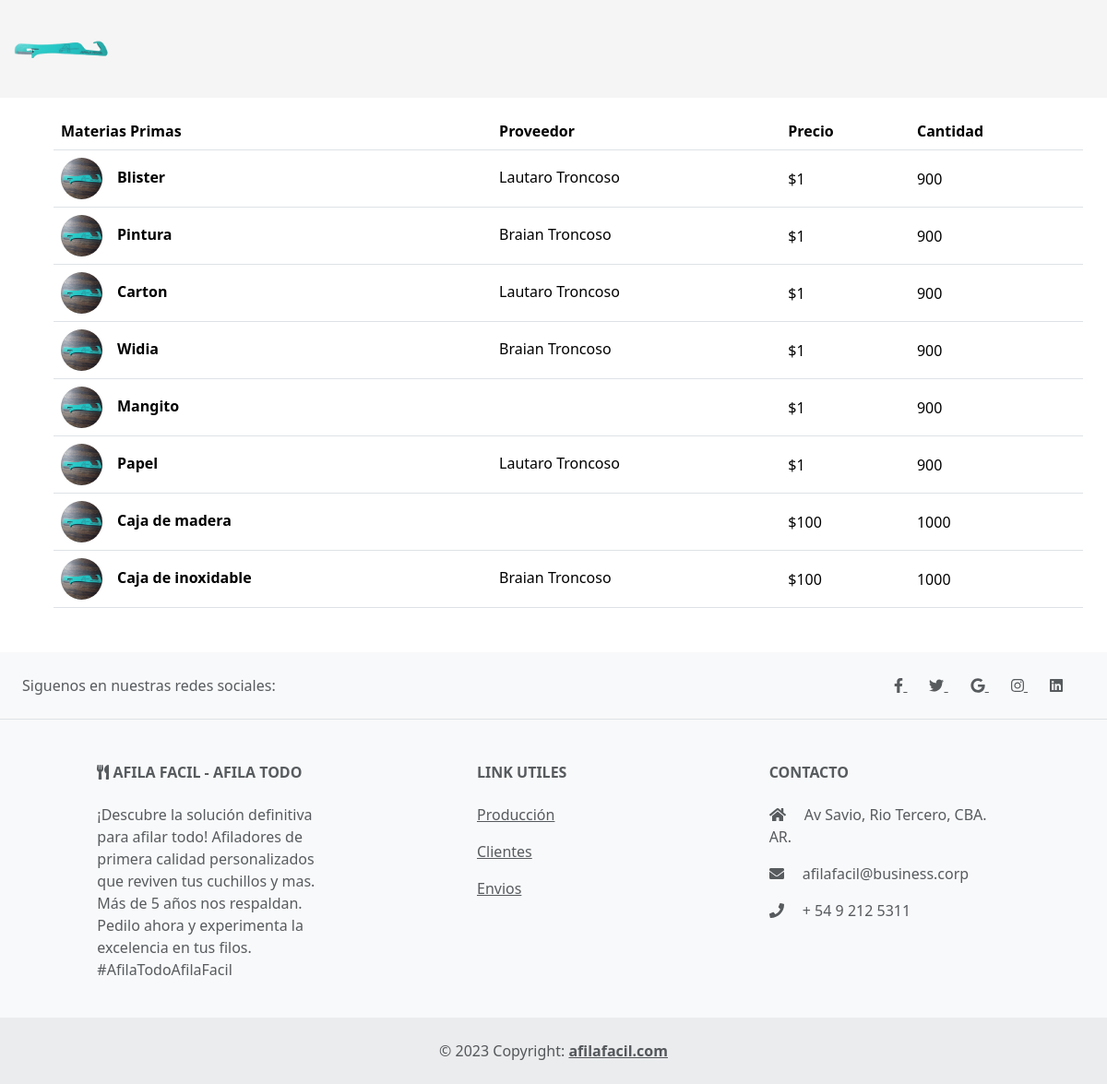
Page /materias_primas/ on the earlier database version.
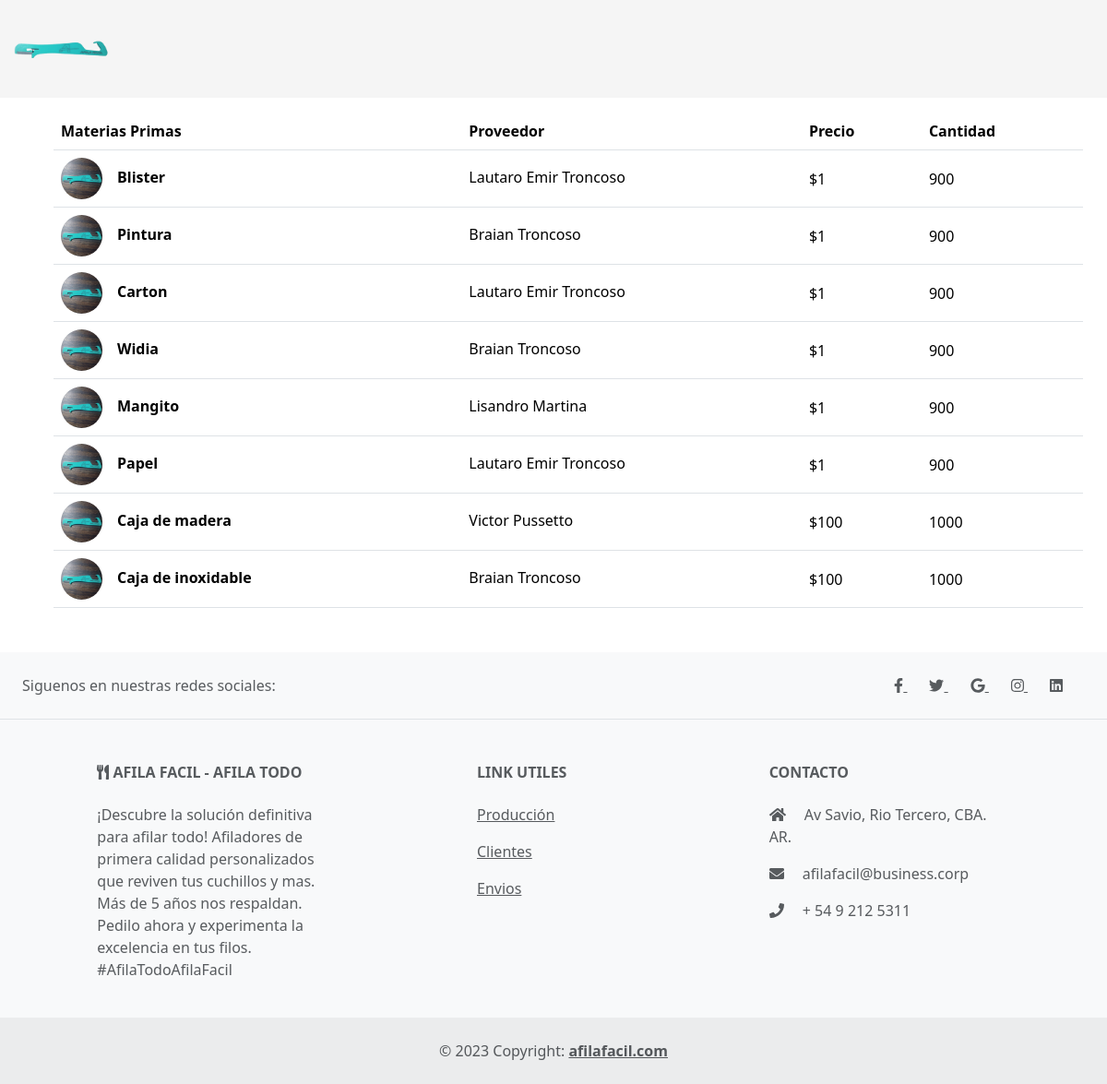
Same page on the later database version.
### materias_primas/models.py (models this page shows, shortened)
class Materias(models.Model):
    nombre = models.CharField(max_length=45)
    precio = models.IntegerField()
    cantidad = models.IntegerField()
    proveedores = models.ForeignKey(Proveedores, null=True, blank=True, on_delete=models.SET_NULL, related_name='materias')
    imagen = models.CharField(max_length=100)
    def get_imagen_url(self):
        if self.imagen:
            return f"/static/img/{self.imagen}"
        else:
            return "/static/img/afilador.jpeg"
    class Meta:
        db_table = 'materias'
        verbose_name = "Materia"

### proveedores/models.py (models this page shows, shortened)
class Proveedores(models.Model):
    nombre = models.CharField(max_length=50)
    apellido = models.CharField(max_length=50)
    direccion = models.CharField(max_length=100)
    telefono = models.IntegerField(null=True, blank=True)
    email = models.CharField(max_length=100)
    imagen = models.TextField(null=True, blank=True)
    class Meta:
        db_table = 'proveedores'
        verbose_name = "Proveedores"

### materias_primas/views.py (the view)
# urls.py: path('', views.mostrar_materias_primas, name='materias_primas'),
def mostrar_materias_primas(request):
    materias = Materias.objects.all()
    return render(request, 'materias_primas.html', {'materias': materias, 'mensaje': "No hay Materia Prima"})

### materias_primas/templates/materias_primas.html (shortened to what this page needs)
{% extends "materias_primas/layout.html" %}
{% load static %}
{% block content %}
{% if materias%}
<div class="container">
    <table class="table align-middle mb-0 bg-white m-3 mb-5">
        <thead class="bg-light">
        <tr>
            <th>Materias Primas</th>
            <th>Proveedor</th>
            <th>Precio</th>
            <th>Cantidad</th>
        </tr>
        </thead>
        <tbody>
        {% for materia in materias %}
            <tr>
                <td>
                <div class="d-flex align-items-center">
                    <img
                        src="{{ materia.get_imagen_url }}"
                        alt="NO-IMG"
                        style="width: 45px; height: 45px"
                        class="rounded-circle"
                        />
                    <div class="ms-3">
                    <p class="fw-bold mb-1 ml-2">{{materia.nombre}}</p>
                    </div>
                </div>
                </td>
                <td>
                <p class="fw-normal mb-1">{{ materia.proveedores.nombre }} {{ materia.proveedores.apellido}}</p>
                </td>
                <td>${{ materia.precio }}</td>
                <td>{{ materia.cantidad }}</td>
            </tr>
        {%endfor%}
        </tbody>
    </table>
{%else%}
    {{ mensaje }}
{%endif%}
</div>
{% endblock %}

### materias_primas/templates/materias_primas/layout.html (shortened to what this page needs)
{% load static %}
<!DOCTYPE html>
<html lang="en">
<head>
    <link href="https://cdn.jsdelivr.net/npm/bootstrap@5.3.1/dist/css/bootstrap.min.css" rel="stylesheet">
</head>
<body>
    {% include "materias_primas/nav.html"%}
        {% block content %}
        {% endblock %}
    {% include "materias_primas/footer.html"%}
</body>
</html>

### materias_primas/templates/materias_primas/nav.html (shortened to what this page needs)
{% load static %}
{% block content %}
<nav class="navbar navbar-expand-lg navbar-light" style="background-color:#f5f5f5;">
  <div class="container-fluid">
    <div class="collapse navbar-collapse" id="navbarSupportedContent">
      <a class="navbar-brand mt-2 mt-lg-0" href="#">
        <img
          src="{% static 'img/logo.jpeg' %}"
          height="80"
          alt="Logo Afila Facil"
          loading="lazy"
        />
      </a>
    </div>
    </div>
</nav>
{% endblock %}

### materias_primas/templates/materias_primas/footer.html
{% block content %}
<footer class="text-center text-lg-start bg-light text-muted">
    <section class="d-flex justify-content-center justify-content-lg-between p-4 border-bottom">
      <div class="me-5 d-none d-lg-block">
        <span>Siguenos en nuestras redes sociales: </span>
      </div>
      <div>
        <a href="" class="me-4 text-reset">
          <i class="fab fa-facebook-f"></i>
        </a>
        <a href="" class="me-4 text-reset">
          <i class="fab fa-twitter"></i>
        </a>
        <a href="" class="me-4 text-reset">
          <i class="fab fa-google"></i>
        </a>
        <a href="" class="me-4 text-reset">
          <i class="fab fa-instagram"></i>
        </a>
        <a href="" class="me-4 text-reset">
          <i class="fab fa-linkedin"></i>
        </a>
      </div>
    </section>
    <section class="">
      <div class="container text-center text-md-start mt-5">
        <div class="row mt-3">
          <div class="col-md-3 col-lg-4 col-xl-3 mx-auto mb-4">
            <h6 class="text-uppercase fw-bold mb-4">
              <i class="fas fa-utensils"></i> AFILA FACIL - AFILA TODO
            </h6>
            <p>
                ¡Descubre la solución definitiva para afilar todo! Afiladores de primera calidad personalizados que reviven tus cuchillos y mas. Más de 5 años nos respaldan. Pedilo ahora y experimenta la excelencia en tus filos. #AfilaTodoAfilaFacil
            </p>
          </div>
          <div class="col-md-3 col-lg-2 col-xl-2 mx-auto mb-4">
            <h6 class="text-uppercase fw-bold mb-4">
              Link Utiles
            </h6>
            <p>
              <a href="#!" class="text-reset">Producción</a>
            </p>
            <p>
              <a href="#!" class="text-reset">Clientes</a>
            </p>
            <p>
              <a href="#!" class="text-reset">Envios</a>
            </p>
          </div>
          <div class="col-md-4 col-lg-3 col-xl-3 mx-auto mb-md-0 mb-4">
            <h6 class="text-uppercase fw-bold mb-4">Contacto</h6>
            <p><i class="fas fa-home me-3"></i> Av Savio, Rio Tercero, CBA. AR.</p>
            <p>
              <i class="fas fa-envelope me-3"></i>
              afilafacil@business.corp
            </p>
            <p><i class="fas fa-phone me-3"></i> + 54 9 212 5311</p>
          </div>
        </div>
      </div>
    </section>
    <div class="text-center p-4" style="background-color: rgba(0, 0, 0, 0.05);">
      © 2023 Copyright:
      <a class="text-reset fw-bold" href="https://www.afilafacil.com/">afilafacil.com</a>
    </div>
  </footer>
  {% endblock %}

Differences in the rows shown:
changed through a linked row, Materias "Blister": proveedores.nombre "Lautaro" → "Lautaro Emir"
changed through a linked row, Materias "Carton": proveedores.nombre "Lautaro" → "Lautaro Emir"
changed Materias "Mangito": proveedores.nombre (not shown) → "Lisandro"; proveedores.apellido (not shown) → "Martina"
changed through a linked row, Materias "Papel": proveedores.nombre "Lautaro" → "Lautaro Emir"
changed Materias "Caja de madera": proveedores.nombre (not shown) → "Victor"; proveedores.apellido (not shown) → "Pussetto"
